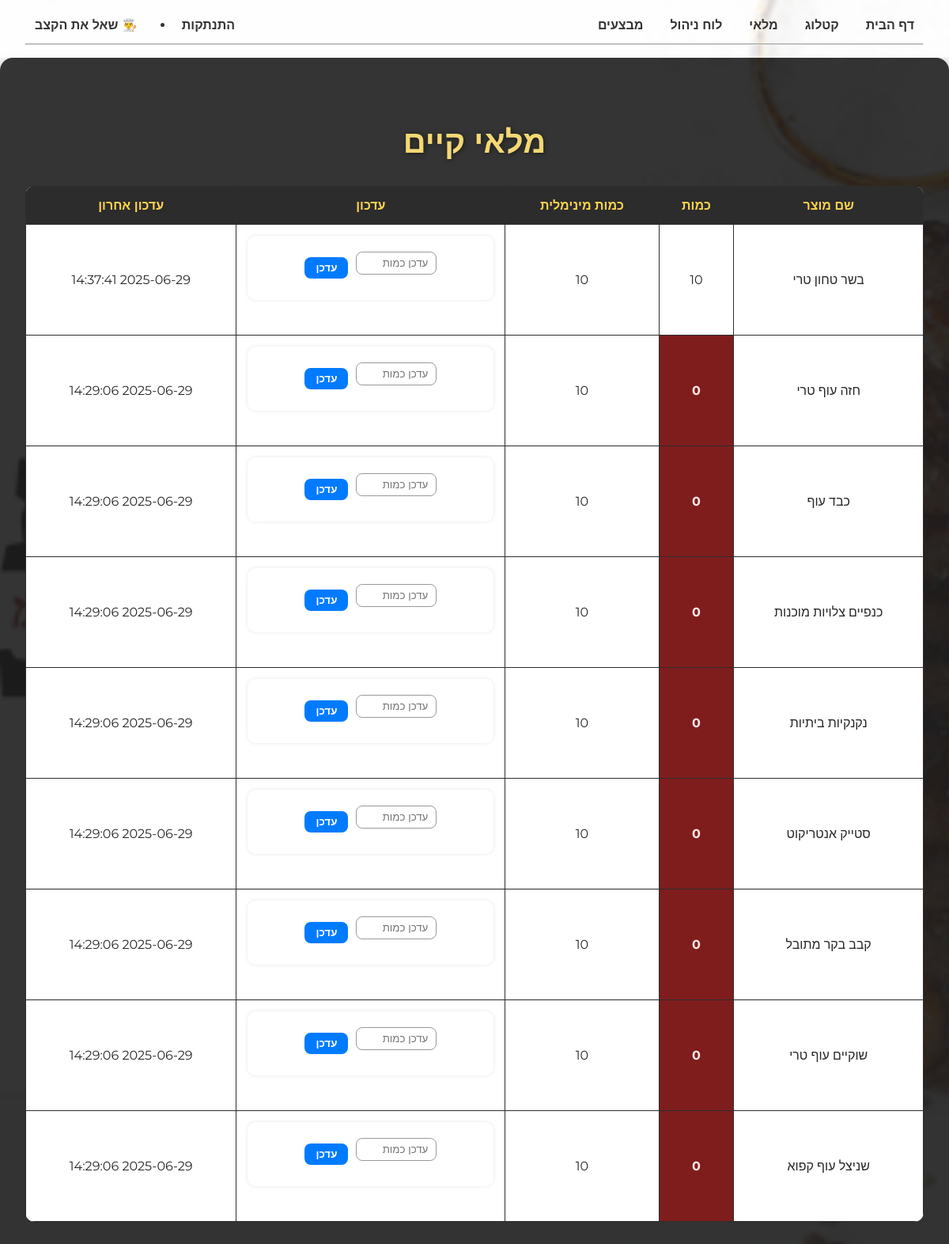
Before: /inventory (signed in) with the older database file.
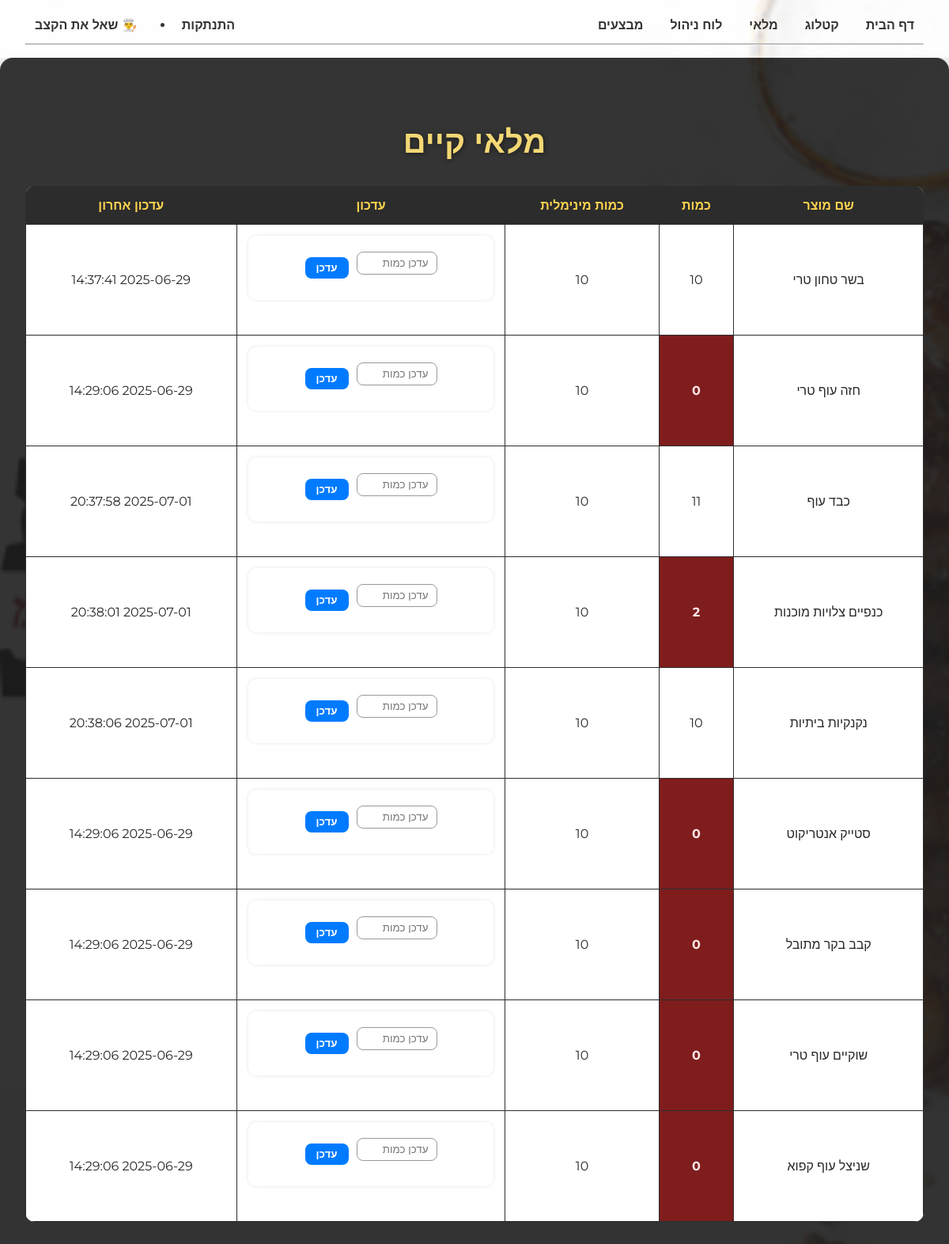
After: the same page with the newer database file.
### tables this page shows
CREATE TABLE inventory (
        id INTEGER PRIMARY KEY AUTOINCREMENT,
        product_id INTEGER NOT NULL UNIQUE,
        quantity INTEGER NOT NULL DEFAULT 0,
        min_required INTEGER DEFAULT 10,
        updated_at TIMESTAMP DEFAULT (datetime('now', 'localtime')),
        FOREIGN KEY (product_id) REFERENCES products(id)
    );

CREATE TABLE products (
            id INTEGER PRIMARY KEY AUTOINCREMENT,
            name TEXT NOT NULL UNIQUE,
            price REAL NOT NULL,
            category_id INTEGER,
            description TEXT,
            image_url TEXT,
            on_sale INTEGER DEFAULT 0,
            updated_at TIMESTAMP DEFAULT (datetime('now', 'localtime')),
            FOREIGN KEY (category_id) REFERENCES categories(id)
        );

### server/routes/inventory_routes.py (the view)
@inventory_bp.route('/inventory')
def show_inventory():
    if 'user_id' not in session or session.get('role') != 'admin':
        return redirect(url_for('user.login'))
    db = get_db()
    inventory = db.execute('''
        SELECT inventory.id, products.name AS product_name, inventory.quantity, inventory.min_required, inventory.updated_at
        FROM inventory JOIN products ON inventory.product_id = products.id
    ''').fetchall()
    return render_template('inventory.html', inventory=inventory)

### server/app.py (called while the page is built)
@app.teardown_appcontext
def close_connection(exception):
    close_db()

### server/db.py (called while the page is built)
def get_db():
    db = getattr(g, '_database', None)
    if db is None:
        db = g._database = sqlite3.connect(current_app.config['DATABASE'])
        db.row_factory = sqlite3.Row
    return db

### server/templates/inventory.html (shortened to what this page needs)
{% extends "base.html" %}
{% block content %}
<div class="inventory-container">
    <h2>מלאי קיים</h2>
    <table class="inventory-table">
        <thead>
            <tr>
                <th>שם מוצר</th>
                <th>כמות</th>
                <th>כמות מינימלית</th>
                <th>עדכון</th>
                <th>עדכון אחרון</th>
            </tr>
        </thead>
        <tbody>
            {% for item in inventory %}
            <tr>
                <td>{{ item.product_name }}</td>
                <td class="{% if item.quantity < item.min_required %}low-stock{% endif %}">{{ item.quantity }}</td>
                <td>{{ item.min_required }}</td>
                <td>
                    <form method="POST" action="{{ url_for('inventory.update_inventory', item_id=item.id) }}" class="update-form">
                        <input type="number" name="quantity" min="0" placeholder="עדכן כמות" required>
                        <button type="submit">עדכן</button>
                    </form>
                </td>
                <td>{{ item.updated_at }}</td>
            </tr>
            {% endfor %}
        </tbody>
    </table>
</div>
{% endblock %}

Changed rows visible on the page:
changed inventory "כבד עוף": quantity "0" → "11"; updated_at "2025-06-29 14:29:06" → "2025-07-01 20:37:58"
changed inventory "כנפיים צלויות מוכנות": quantity "0" → "2"; updated_at "2025-06-29 14:29:06" → "2025-07-01 20:38:01"
changed inventory "נקנקיות ביתיות": quantity "0" → "10"; updated_at "2025-06-29 14:29:06" → "2025-07-01 20:38:06"
